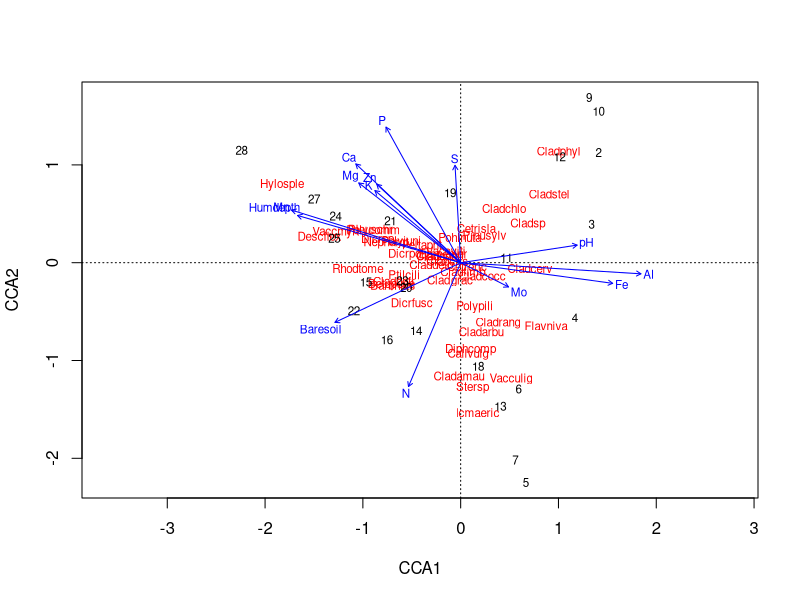
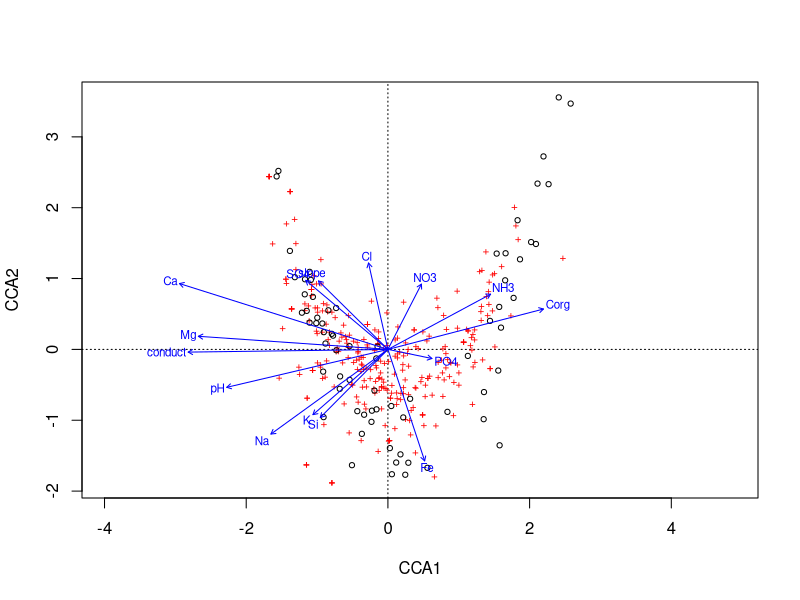
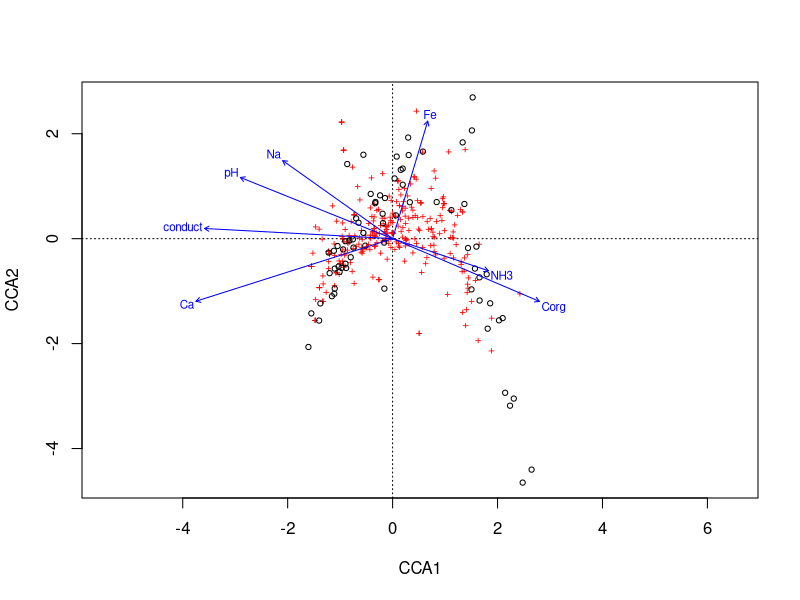
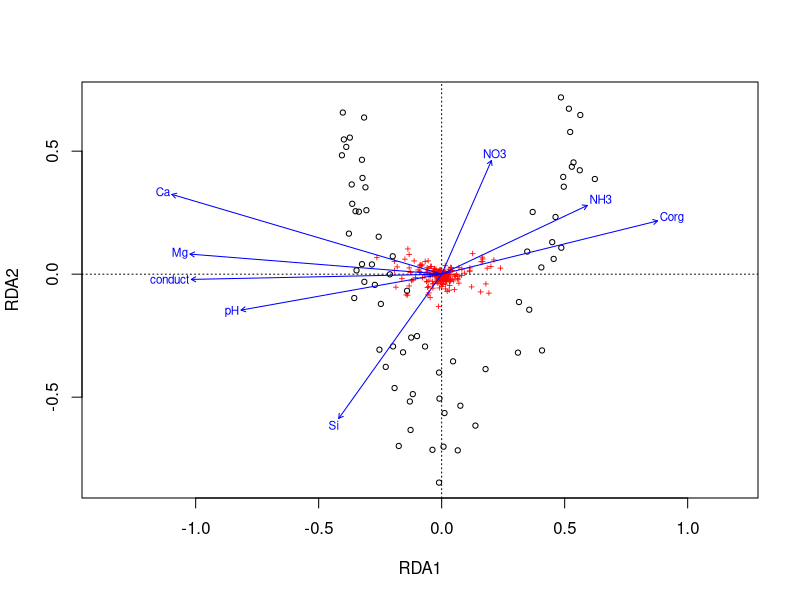
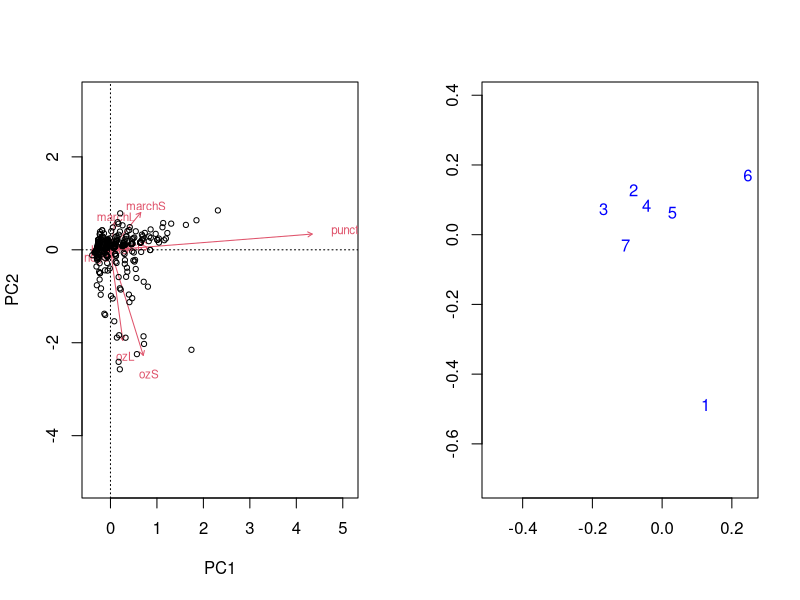

Source code (R) for these figures, in order:
## ---- chunk 1
knitr::opts_chunk$set(comment=NA, fig.align = "center",
                      out.width = "0.7\\linewidth",
                      echo = TRUE, message = TRUE, warning = TRUE,
                      cache = TRUE)
knitr::knit_hooks$set(crop.plot = knitr::hook_pdfcrop)
## ---- chunk 2
library("vegan")
data(varespec)
data(varechem)
## ---- chunk 3
cca1 <- cca(varespec ~ ., data = varechem)
cca1
## ---- chunk 4
rda1 <- rda(varespec ~ ., data = varechem)
rda1
## ---- chunk 5
eigenvals(cca1)
## ---- chunk 6
library("vegan")
data(varechem, varespec)
## ...your code here...
## ---- chunk 7
str(scores(cca1, choices = 1:4, display = c("species","sites")), max = 1)
head(scores(cca1, choices = 1:2, display = "sites"))
## ---- chunk 8
scores(cca1, choices = 1:2, display = "species", scaling = 3)
## ---- chunk 9
pcca <- cca(X = varespec,
            Y = varechem[, "Ca", drop = FALSE],
            Z = varechem[, "pH", drop = FALSE])
pcca <- cca(varespec ~ Ca + Condition(pH), data = varechem) ## easier!
## ---- chunk 10
plot(cca1)
## ---- chunk 11
vare.cca <- cca(varespec ~ Al + P*(K + Baresoil), data = varechem)
vare.cca
## ---- chunk 12
upr <- cca(varespec ~ ., data = varechem)
lwr <- cca(varespec ~ 1, data = varechem)
set.seed(1)
mods <- ordistep(lwr, scope = formula(upr), trace = 0)
## ---- chunk 13
mods
## ---- chunk 14
mods$anova
## ---- chunk 15
mods2 <- step(upr, scope = list(lower = formula(lwr), upper = formula(upr)), trace = 0,
              test = "perm")
mods2
## ---- chunk 16
set.seed(42)
(perm <- anova(cca1))
## ---- chunk 17
args(anova.cca)
## ---- chunk 18
set.seed(1)
anova(mods, by = "axis")
## ---- chunk 19
set.seed(5)
anova(mods, by = "terms")
## ---- chunk 20
set.seed(10)
anova(mods, by = "margin")
## ---- chunk 21
## load vegan
library("vegan")

## load the data
spp <- read.csv("data/meadow-spp.csv", header = TRUE, row.names = 1)
env <- read.csv("data/meadow-env.csv", header = TRUE, row.names = 1)
## ---- chunk 22
m1 <- cca(spp ~ ., data = env)
set.seed(32)
anova(m1)
## ---- chunk 23
plot(m1)
## ---- chunk 24
set.seed(67)
lwr <- cca(spp ~ 1, data = env)
m2 <- ordistep(lwr, scope = formula(m1), trace = FALSE)
m2
## ---- chunk 25
plot(m2)
## ---- chunk 26
m2$anova
## ---- chunk 27
spph <- decostand(spp, method = "hellinger")
m3 <- rda(spph ~ ., data = env)
lwr <- rda(spph ~ 1, data = env)
m4 <- ordistep(lwr, scope = formula(m3), trace = FALSE)
## ---- chunk 28
plot(m4)
## ---- chunk 29
m5 <- ordiR2step(lwr, scope = formula(m3), trace = FALSE)
m5$anova
## ---- chunk 30
shuffle(10, control = how(within = Within(type = "series")))
## ---- chunk 31
set.seed(4)
h <- how(within = Within(type = "grid", ncol = 3, nrow = 3))
perm <- shuffle(9, control = h)
## ---- chunk 32
matrix(perm, ncol = 3)
## ---- chunk 33
plt <- gl(3, 10)
h <- how(within = Within(type = "series"), plots = Plots(strata = plt))
## ---- chunk 34
args(Within)
args(Plots)
## ---- chunk 35
args(how)
## ---- chunk 36
plt <- gl(3, 10)
h <- how(within = Within(type = "series"),
         plots = Plots(strata = plt))
set.seed(4)
p <- shuffle(30, control = h)
do.call("rbind", split(p, plt)) ## look at perms in context
## ---- chunk 37
plt <- gl(3, 10)
h <- how(within = Within(type = "series", constant = TRUE),
         plots = Plots(strata = plt))
set.seed(4)
p <- shuffle(30, control = h)
do.call("rbind", split(p, plt)) ## look at perms in context
## ---- chunk 38
## load vegan
library("vegan")

## load the data
spp <- read.csv("data/ohraz-spp.csv", header = TRUE, row.names = 1)
env <- read.csv("data/ohraz-env.csv", header = TRUE, row.names = 1)
molinia <- spp[, 1]
spp <- spp[, -1]

## Year as numeric
env <- transform(env, year = as.numeric(as.character(year)))
## ---- chunk 39
c1 <- rda(spp ~ year + year:mowing + year:fertilizer + year:removal + Condition(plotid), data = env)
(h <- how(within = Within(type = "none"), plots = Plots(strata = env$plotid, type = "free")))
## ---- chunk 40
set.seed(42)
anova(c1, permutations = h, model = "reduced")
## ---- chunk 41
set.seed(24)
anova(c1, permutations = h, model = "reduced", by = "axis")
## ---- chunk 42
## load data
crayfish <- head(read.csv("data/crayfish-spp.csv")[, -1], -1)
design <- read.csv("data/crayfish-design.csv", skip = 1)[, -1]

## fixup the names
names(crayfish) <- gsub("\\.", "", names(crayfish))
names(design) <- c("Watershed", "Stream", "Reach", "Run",
                   "Stream.Nested", "ReachNested", "Run.Nested")
## ---- chunk 43
m.pca <- rda(crayfish)
summary(eigenvals(m.pca))
## ---- chunk 44
layout(matrix(1:2, ncol = 2))
biplot(m.pca, type = c("text", "points"), scaling = "species")
set.seed(23)
ev.pca <- envfit(m.pca ~ Watershed, data = design, scaling = "species")
plot(ev.pca, labels = levels(design$Watershed), add = FALSE)
layout(1)
## ---- chunk 45
m.ws <- rda(crayfish ~ Watershed, data = design)
m.ws
## ---- chunk 46
summary(eigenvals(m.ws, constrained = TRUE))

set.seed(1)
ctrl <- how(nperm = 499, within = Within(type = "none"),
            plots = with(design, Plots(strata = Stream, type = "free")))
(sig.ws <- anova(m.ws, permutations = ctrl))
## ---- chunk 47
m.str <- rda(crayfish ~ Stream + Condition(Watershed), data = design)
m.str
## ---- chunk 48
summary(eigenvals(m.str, constrained = TRUE))
set.seed(1)
ctrl <- how(nperm = 499, within = Within(type = "none"),
            plots = with(design, Plots(strata = Reach, type = "free")),
            blocks = with(design, Watershed))
(sig.str <- anova(m.str, permutations = ctrl))
## ---- chunk 49
(m.re <- rda(crayfish ~ Reach + Condition(Stream), data = design))
## ---- chunk 50
set.seed(1)
ctrl <- how(nperm = 499, within = Within(type = "none"),
            plots = with(design, Plots(strata = Run, type = "free")),
            blocks = with(design, Stream))
(sig.re <- anova(m.re, permutations = ctrl))
## ---- chunk 51
(m.run <- rda(crayfish ~ Run + Condition(Reach), data = design))
## ---- chunk 52
set.seed(1)
ctrl <- how(nperm = 499, within = Within(type = "free"),
            blocks = with(design, Reach))
(sig.run <- anova(m.run, permutations = ctrl))
## ---- chunk 53
head(goodness(mods))
head(goodness(mods, summarize = TRUE))
## ---- chunk 54
head(inertcomp(mods, proportional = TRUE))
## ---- chunk 55
spenvcor(mods)
## ---- chunk 56
intersetcor(mods)
